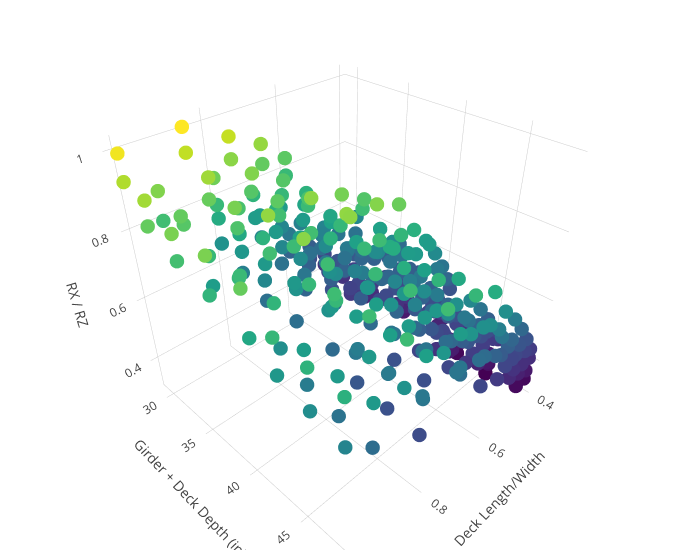

The notebook cell saved with this chart:
### Code cell
x=list(df4[df4.PEM>0.1]['RA'])
y=list(df4[df4.PEM>0.1]['Y'])
z=list(df4[df4.PEM>0.1]['RX_RZ'])
text = list(df4[df4.PEM>0.1]['Model'])
trace1 = go.Scatter3d(
    x=x,
    y=y,
    z=z,
    text = text,
    mode='markers',
    hoverinfo='all',
    marker=dict(
        size=5,
        color=z,                # set color to an array/list of desired values
        colorscale='Viridis',   # choose a colorscale
        opacity=1.0
    )
)
data = [trace1]
layout = go.Layout(
                    scene = dict(
                    xaxis = dict(
                        title='Deck Length/Width'),
                    yaxis = dict(
                        title='Girder + Deck Depth (in)'),
                    zaxis = dict(
                        title='RX / RZ'),),
                    width=700,
                    margin=dict(
                    r=20, b=10,
                    l=10, t=10)
                  )
fig = go.Figure(data=data, layout=layout)
py.iplot(fig)

### Figure 1 — Plotly figure (JSON) as saved in the notebook; plotly's stock layout.template omitted (floating-point values rounded to 4 significant figures; data arrays with more than 128 entries replaced by an {"elided": "..."} marker saying what was removed)
{"data": [{"hoverinfo": "all", "marker": {"color": {"elided": "352 float values"}, "colorscale": "Viridis", "opacity": 1, "size": 5}, "mode": "markers", "text": {"elided": "352 str values"}, "type": "scatter3d", "uid": "113256f3-9971-46c7-9b73-e3519b2209c0", "x": {"elided": "352 float values"}, "y": {"elided": "352 float values"}, "z": {"elided": "352 float values"}}], "layout": {"margin": {"b": 10, "l": 10, "r": 20, "t": 10}, "scene": {"xaxis": {"title": {"text": "Deck Length/Width"}}, "yaxis": {"title": {"text": "Girder + Deck Depth (in)"}}, "zaxis": {"title": {"text": "RX / RZ"}}}, "width": 700}}
